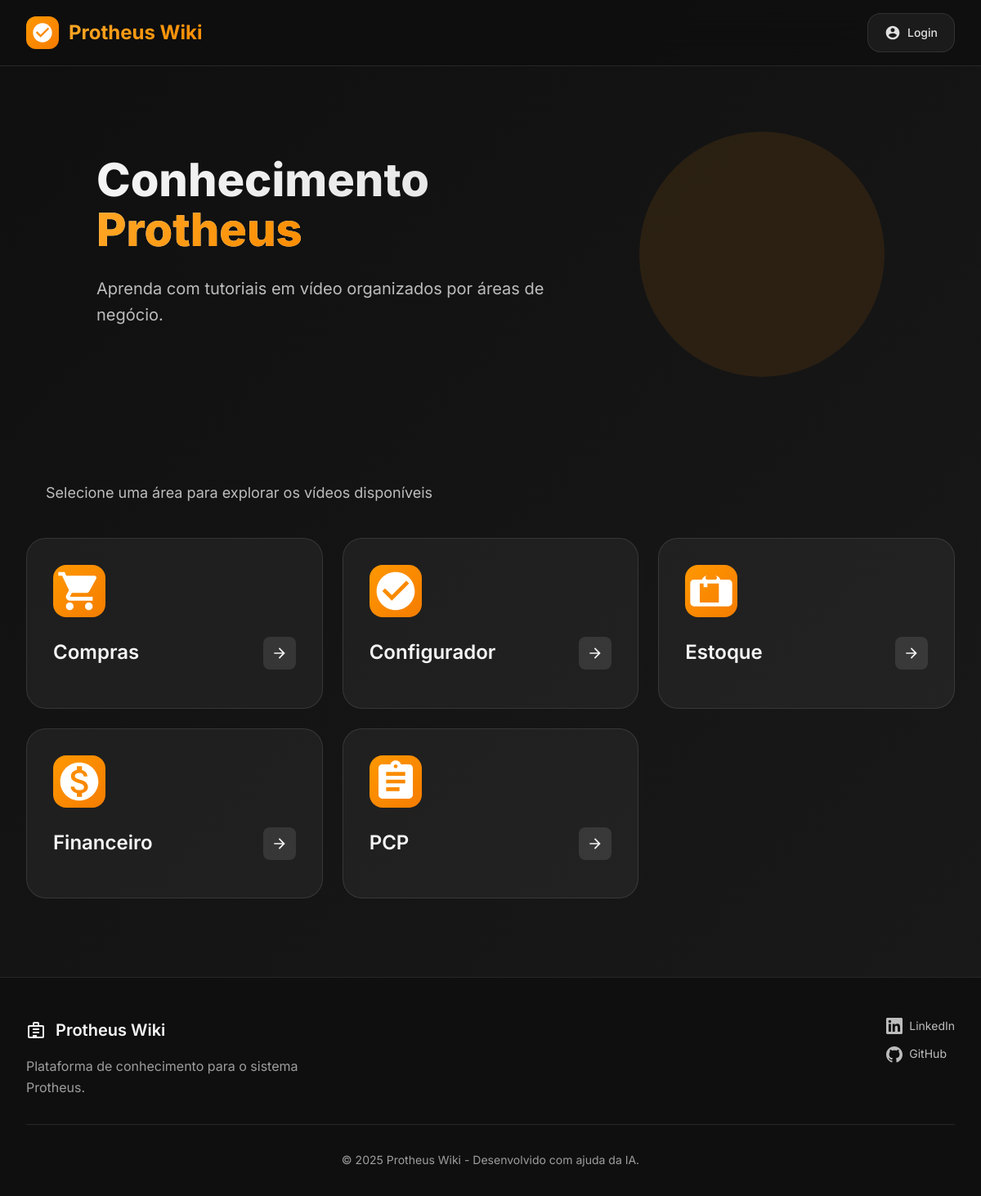
The page / on the database its author committed.
### tables this page shows
CREATE TABLE areas (
            id TEXT PRIMARY KEY,
            name TEXT NOT NULL,
            svg_path TEXT
        );

### app.py (the view)
@app.route('/')
def index():
    return render_template('index.html')

### app.py (called while the page is built)
def get_svg_for_topic(topic_id):
    return SVG_MAP.get(topic_id, '''
        <svg width="56" height="56" viewBox="0 0 24 24" fill="currentColor">
            <path d="M12 2C6.48 2 2 6.48 2 12s4.48 10 10 10 10-4.48 10-10S17.52 2 12 2zm-2 15l-5-5 1.41-1.41L10 14.17l7.59-7.59L19 8l-9 9z"/>
        </svg>
    ''')

@app.context_processor
def inject_areas_and_functions():
    areas = get_areas()
    return dict(
        areas=areas,
        get_svg_for_topic=get_svg_for_topic
    )

### database.py (called while the page is built)
def get_connection():
    conn = sqlite3.connect(_db_path)
    conn.row_factory = sqlite3.Row
    return conn

def get_areas():
    conn = get_connection()
    cursor = conn.cursor()
    cursor.execute('SELECT * FROM areas ORDER BY name')
    areas = cursor.fetchall()
    conn.close()
    return [dict(area) for area in areas]

### templates/index.html (shortened to what this page needs)
{% extends "base.html" %} {% block content %}
<div class="page-container">
  <section class="hero-section">
    <div class="hero-content">
      <h1 class="hero-title">
        Conhecimento <span class="gradient-text">Protheus</span>
      </h1>
      <p class="hero-description">
        Aprenda com tutoriais em vídeo organizados por áreas de negócio.
      </p>
    </div>
    <div class="hero-graphic">
      <div class="graphic-element"></div>
    </div>
  </section>
  <section class="categories-section" id="home-content">
    <div class="section-header">
      <p class="section-subtitle">
        Selecione uma área para explorar os vídeos disponíveis
      </p>
    </div>
    <div class="categories-grid">
      {% for area in areas %}
      <div class="category-card" data-topic="{{ area.id }}">
        <div class="category-icon">{{ get_svg_for_topic(area.id) | safe }}</div>
        <div class="category-content">
          <h3 class="category-title">{{ area.name }}</h3>
          <div class="category-arrow">
            <svg width="20" height="20" viewBox="0 0 24 24" fill="currentColor">
              <path
                d="M12 4l-1.41 1.41L16.17 11H4v2h12.17l-5.58 5.59L12 20l8-8z"
              />
            </svg>
          </div>
        </div>
      </div>
      {% endfor %}
    </div>
  </section>
</div>
{% endblock %}

### static/style.css (style rules this page uses)
:root { --primary-50: #fff3e0; --primary-100: #ffe0b2; --primary-200: #ffcc80; --primary-300: #ffb74d; --primary-400: #ffa726; --primary-500: #ff9800; --primary-600: #fb8c00; --primary-700: #f57c00; --primary-800: #ef6c00; --primary-900: #e65100; --gray-50: #fafafa; --gray-100: #f5f5f5; --gray-200: #eeeeee; --gray-300: #e0e0e0; --gray-400: #bdbdbd; --gray-500: #9e9e9e; --gray-600: #757575; --gray-700: #616161; --gray-800: #424242; --gray-900: #212121; --success: #4caf50; --warning: #ff9800; --error: #f44336; --info: #2196f3; --shadow-sm: 0 1px 2px 0 rgb(0 0 0 / 0.05); --shadow: 0 1px 3px 0 rgb(0 0 0 / 0.1), 0 1px 2px -1px rgb(0 0 0 / 0.1); --shadow-md: 0 4px 6px -1px rgb(0 0 0 / 0.1), 0 2px 4px -2px rgb(0 0 0 / 0.1); --shadow-lg: 0 10px 15px -3px rgb(0 0 0 / 0.1), 0 4px 6px -4px rgb(0 0 0 / 0.1); --shadow-xl: 0 20px 25px -5px rgb(0 0 0 / 0.1), 0 8px 10px -6px rgb(0 0 0 / 0.1); --radius-sm: 0.375rem; --radius: 0.5rem; --radius-md: 0.75rem; --radius-lg: 1rem; --radius-xl: 1.5rem; }
* { margin: 0; padding: 0; box-sizing: border-box; }
body { font-family: "Inter", -apple-system, BlinkMacSystemFont, sans-serif; background: linear-gradient(135deg, #0f0f0f 0%, #1a1a1a 100%); color: var(--gray-100); line-height: 1.6; min-height: 100vh; }
.page-container { min-height: 100vh; display: flex; flex-direction: column; }
.hero-section { max-width: 1400px; margin: 0 auto 4rem; display: grid; grid-template-columns: 1fr auto; gap: 4rem; align-items: center; padding: 4rem 0; }
.hero-content { max-width: 600px; }
.hero-title { font-size: 3.5rem; font-weight: 800; line-height: 1.1; margin-bottom: 1.5rem; background: linear-gradient(135deg, var(--gray-100) 0%, var(--gray-300) 100%); -webkit-background-clip: text; -webkit-text-fill-color: transparent; background-clip: text; }
.gradient-text { background: linear-gradient(135deg, var(--primary-400), var(--primary-600)); -webkit-background-clip: text; -webkit-text-fill-color: transparent; background-clip: text; }
.hero-description { font-size: 1.25rem; color: var(--gray-400); line-height: 1.6; margin-bottom: 2rem; }
.hero-graphic { position: relative; }
.graphic-element { width: 300px; height: 300px; background: linear-gradient(135deg, var(--primary-500), var(--primary-700)); border-radius: 50%; opacity: 0.1; animation: float 6s ease-in-out infinite; }
.section-header { display: flex; align-items: center; gap: 1.5rem; margin-bottom: 2.5rem; }
.section-subtitle { font-size: 1.125rem; color: var(--gray-400); }
.categories-grid { display: grid; grid-template-columns: repeat(auto-fit, minmax(320px, 1fr)); gap: 1.5rem; max-width: 1400px; margin: 0 auto; }
.category-card { background: rgba(255, 255, 255, 0.05); border: 1px solid rgba(255, 255, 255, 0.1); border-radius: var(--radius-xl); padding: 2rem; transition: all 0.3s ease; cursor: pointer; position: relative; overflow: hidden; }
.category-card::before { content: ""; position: absolute; top: 0; left: -100%; width: 100%; height: 100%; background: linear-gradient( 90deg, transparent, rgba(255, 255, 255, 0.05), transparent ); transition: left 0.6s ease; }
.category-icon { width: 4rem; height: 4rem; background: linear-gradient(135deg, var(--primary-500), var(--primary-700)); border-radius: var(--radius-lg); display: flex; align-items: center; justify-content: center; margin-bottom: 1.5rem; }
.category-icon svg { color: white; }
.category-content { position: relative; }
.category-title { font-size: 1.5rem; font-weight: 600; margin-bottom: 0.5rem; color: var(--gray-100); }
.category-arrow { position: absolute; top: 0; right: 0; width: 2.5rem; height: 2.5rem; background: rgba(255, 255, 255, 0.1); border-radius: var(--radius); display: flex; align-items: center; justify-content: center; transition: all 0.3s ease; }

### rows shown on the page
areas: name "Compras"
areas: name "Configurador"
areas: name "Estoque"
areas: name "Financeiro"
areas: name "PCP"
